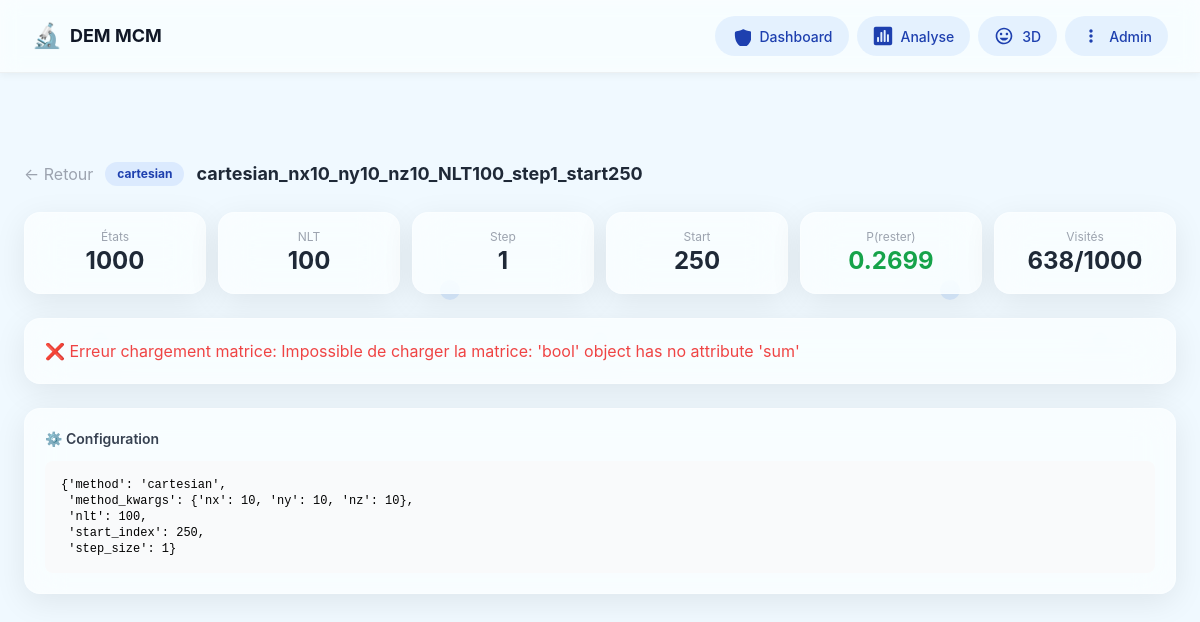
The page /experiments/2/ on the database its author committed.
### markov/models.py (models this page shows, shortened)
class Experiment(models.Model):
    folder_name = models.CharField(
        max_length=300, unique=True, db_index=True,
        help_text="Nom du dossier dans le bucket HF"
    )
    partition_method = models.ForeignKey(
        PartitionMethod, on_delete=models.CASCADE,
        related_name="experiments"
    )
    nlt = models.IntegerField(
        "Learning Time (NLT)",
        validators=[MinValueValidator(1)],
        help_text="Nombre de paires de snapshots pour l'apprentissage"
    )
    step_size = models.IntegerField(
        "Pas temporel (step)",
        default=1,
        validators=[MinValueValidator(1)],
        help_text="Intervalle entre deux snapshots d'une paire"
    )
    start_index = models.IntegerField(
        "Index de départ",
        default=0,
        help_text="Premier fichier DEM utilisé"
    )
    n_states = models.IntegerField("Nombre d'états", default=0)
    n_timesteps_used = models.IntegerField("Timesteps effectifs", default=0)
    created_at = models.DateTimeField(auto_now_add=True)
    bucket_path = models.CharField(max_length=500, blank=True)
    raw_config = models.JSONField(default=dict, blank=True)
    raw_stats = models.JSONField(default=dict, blank=True)
    class Meta:
        ordering = ["-created_at"]
        verbose_name = "Expérience"
        indexes = [
            models.Index(fields=["nlt"]),
            models.Index(fields=["step_size"]),
            models.Index(fields=["start_index"]),
            models.Index(fields=["n_states"]),
        ]

class PartitionMethod(models.Model):
    METHODS = [
        ("cartesian", "Cartésien"),
        ("cylindrical", "Cylindrique"),
        ("voronoi", "Voronoï (K-means)"),
        ("quantile", "Quantile (équi-pop)"),
        ("octree", "Octree adaptatif"),
        ("physics", "Physics-aware"),
    ]
    name = models.CharField(max_length=50, choices=METHODS, db_index=True)
    description = models.TextField(blank=True)
    parameters = models.JSONField(
        default=dict,
        help_text="Paramètres du partitionneur (nx, ny, nz, nr, ntheta, n_cells, ...)"
    )
    label = models.CharField(max_length=200, unique=True, db_index=True)
    n_cells = models.IntegerField(default=0)
    n_cells_visited = models.IntegerField(default=0, blank=True)
    population_mean = models.FloatField(null=True, blank=True)
    population_std = models.FloatField(null=True, blank=True)
    population_cv = models.FloatField(
        null=True, blank=True,
        help_text="Coefficient de variation = std/mean (plus petit = mieux)"
    )
    created_at = models.DateTimeField(auto_now_add=True)
    class Meta:
        ordering = ["name", "n_cells"]
        verbose_name = "Méthode de partitionnement"

class TransitionMatrix(models.Model):
    experiment = models.OneToOneField(
        Experiment, on_delete=models.CASCADE,
        related_name="matrix"
    )
    diagonal_mean = models.FloatField(
        "P(rester) moyen",
        help_text="Moyenne de la diagonale de P"
    )
    diagonal_std = models.FloatField("σ diagonale", default=0)
    diagonal_min = models.FloatField("Min diagonale", default=0)
    diagonal_max = models.FloatField("Max diagonale", default=0)
    row_sum_min = models.FloatField("Min Σ lignes", default=0)
    row_sum_max = models.FloatField("Max Σ lignes", default=0)
    row_sum_mean = models.FloatField("Moy Σ lignes", default=0)
    row_sum_std = models.FloatField("σ Σ lignes", default=0)
    col_sum_min = models.FloatField("Min Σ colonnes", default=0)
    col_sum_max = models.FloatField("Max Σ colonnes", default=0)
    col_sum_mean = models.FloatField("Moy Σ colonnes", default=0)
    n_states_visited = models.IntegerField("États visités", default=0)
    n_states_empty = models.IntegerField("États vides", default=0)
    fraction_visited = models.FloatField("Fraction visitée", default=0)
    eigenvalue_2 = models.FloatField(
        "|λ₂|", null=True, blank=True,
        help_text="2ème plus grande valeur propre (vitesse de mélange)"
    )
    spectral_gap = models.FloatField(
        "Gap spectral", null=True, blank=True,
        help_text="1 - |λ₂| (plus grand = mélange plus rapide)"
    )
    matrix_bucket_path = models.CharField(
        max_length=500,
        help_text="Chemin vers transition_matrix.npy dans le bucket"
    )
    class Meta:
        verbose_name = "Matrice de transition"
    def load_matrix(self):
        from bucket_io import load_matrix_from_bucket
        return load_matrix_from_bucket(self.matrix_bucket_path)

### markov/views.py (the view)
# urls.py: path("experiments/<int:pk>/", views.experiment_detail, name="experiment_detail"),
def experiment_detail(request, pk):
    experiment = get_object_or_404(
        Experiment.objects.select_related("partition_method", "matrix"), pk=pk
    )
    matrix_data = _load_matrix_for_experiment(experiment)
    if matrix_data.get("error"):
        try:
            import sys
            from pathlib import Path
            sys.path.insert(0, str(Path(__file__).resolve().parent.parent.parent))
            from bucket_io import load_matrix_from_bucket
            if experiment.matrix and experiment.matrix.matrix_bucket_path:
                P = load_matrix_from_bucket(experiment.matrix.matrix_bucket_path)
                metrics = _compute_matrix_metrics(P)
                diag = np.diag(P)
                row_sums = P.sum(axis=1)
                col_sums = P.sum(axis=0)
                matrix_data = {
                    "matrix": P,
                    "diagonal": diag.tolist(),
                    "row_sums": row_sums.tolist(),
                    "col_sums": col_sums.tolist(),
                    "heatmap": P.tolist(),
                    "shape": list(P.shape),
                    "error": None,
                    **metrics,
                }
        except Exception as e:
            matrix_data = {"error": f"Impossible de charger la matrice: {str(e)}"}
    rsd_data = None
    if matrix_data.get("matrix") is not None:
        n_steps = int(request.GET.get("n_steps", 200))
        rsd_data = _compute_rsd_from_matrix(matrix_data["matrix"], n_steps)
    rsd_results = experiment.rsd_results.all()
    return render(request, "markov/experiment_detail.html", {
        "experiment": experiment,
        "matrix_data": {k: v for k, v in matrix_data.items() if k != "matrix"},
        "rsd_data": json.dumps(rsd_data) if rsd_data else "null",
        "rsd_results": rsd_results,
        "n_steps": int(request.GET.get("n_steps", 200)),
    })

### markov/views.py (called while the page is built)
def _load_matrix_for_experiment(experiment):
    try:
        P = experiment.matrix.load_matrix()
        metrics = _compute_matrix_metrics(P)
        diag = np.diag(P)
        row_sums = P.sum(axis=1)
        col_sums = P.sum(axis=0)
        return {
            "matrix": P,
            "diagonal": diag.tolist(),
            "row_sums": row_sums.tolist(),
            "col_sums": col_sums.tolist(),
            "heatmap": P.tolist(),
            "shape": list(P.shape),
            "error": None,
            **metrics,  # Inclure tous les metrics
        }
    except Exception as e:
        return {"error": str(e)}

### markov/templates/markov/experiment_detail.html (shortened to what this page needs)
{% extends "markov/base.html" %}
{% block content %}
<div class="fade-in">
    <div class="flex items-center gap-3 mb-6">
        <a href="{% url 'markov:experiment_list' %}" class="text-gray-400 hover:text-blue-500">← Retour</a>
        <span class="px-3 py-1 rounded-full text-xs font-bold method-{{ experiment.partition_method.name }}">
            {{ experiment.partition_method.name }}
        </span>
        <h2 class="text-lg font-bold text-gray-800">{{ experiment.folder_name }}</h2>
    </div>
    <div class="grid grid-cols-2 md:grid-cols-4 lg:grid-cols-6 gap-3 mb-6">
        <div class="glass-card p-4 text-center">
            <div class="text-xs text-gray-400">États</div>
            <div class="text-2xl font-bold text-gray-800">{{ experiment.n_states }}</div>
        </div>
        <div class="glass-card p-4 text-center">
            <div class="text-xs text-gray-400">NLT</div>
            <div class="text-2xl font-bold text-gray-800">{{ experiment.nlt }}</div>
        </div>
        <div class="glass-card p-4 text-center">
            <div class="text-xs text-gray-400">Step</div>
            <div class="text-2xl font-bold text-gray-800">{{ experiment.step_size }}</div>
        </div>
        <div class="glass-card p-4 text-center">
            <div class="text-xs text-gray-400">Start</div>
            <div class="text-2xl font-bold text-gray-800">{{ experiment.start_index }}</div>
        </div>
        {% if experiment.matrix %}
        <div class="glass-card p-4 text-center">
            <div class="text-xs text-gray-400">P(rester)</div>
            <div class="text-2xl font-bold text-green-600">{{ experiment.matrix.diagonal_mean|floatformat:4 }}</div>
        </div>
        <div class="glass-card p-4 text-center">
            <div class="text-xs text-gray-400">Visités</div>
            <div class="text-2xl font-bold text-gray-800">
                {{ experiment.matrix.n_states_visited }}/{{ experiment.n_states }}
            </div>
        </div>
        {% endif %}
    </div>
    {% if matrix_data and not matrix_data.error %}
    <div class="glass-card p-6 mb-6">
        <h3 class="text-lg font-bold text-gray-800 mb-4">📊 Indicateurs Clés</h3>
        {% if experiment.matrix %}
        <div class="grid grid-cols-1 md:grid-cols-2 lg:grid-cols-4 gap-4">
            <div class="p-4 bg-white rounded-lg border border-gray-200">
                <div class="text-xs font-semibold text-gray-600 mb-1">P(rester) — Diagonale</div>
                <div class="text-2xl font-bold text-green-700">{{ matrix_data.diag_mean|floatformat:4 }}</div>
                <div class="text-xs text-gray-500 mt-1">±{{ matrix_data.diag_std|floatformat:4 }}</div>
                <div class="text-xs text-gray-400 mt-2">[{{ matrix_data.diag_min|floatformat:3 }}, {{ matrix_data.diag_max|floatformat:3 }}]</div>
                <div class="text-xs text-gray-600 mt-2 leading-tight">Idéalement 0.5-0.9. Mesure la probabilité de rester dans la même cellule.</div>
            </div>
            <div class="p-4 bg-white rounded-lg border border-gray-200">
                <div class="text-xs font-semibold text-gray-600 mb-1">Σ Lignes — Normalisation</div>
                <div class="text-2xl font-bold text-blue-700">{{ matrix_data.row_sum_mean|floatformat:4 }}</div>
                <div class="text-xs text-gray-500 mt-1">σ={{ matrix_data.row_sum_std|floatformat:4 }}</div>
                <div class="text-xs text-gray-400 mt-2">[{{ matrix_data.row_sum_min|floatformat:3 }}, {{ matrix_data.row_sum_max|floatformat:3 }}]</div>
                <div class="text-xs text-gray-600 mt-2 leading-tight">Idéalement 1.0. Mesure si la matrice est stochastique.</div>
            </div>
            <div class="p-4 bg-white rounded-lg border border-gray-200">
                <div class="text-xs font-semibold text-gray-600 mb-1">États Visitées</div>
                <div class="text-2xl font-bold text-purple-700">{{ matrix_data.fraction_visited|floatformat:1 }}%</div>
                <div class="text-xs text-gray-500 mt-1">{{ matrix_data.n_visited }}/{{ matrix_data.shape.0 }} états</div>
                <div class="text-xs text-gray-400 mt-2">—</div>
                <div class="text-xs text-gray-600 mt-2 leading-tight">Idéalement ≈100%. Fraction d'états accessibles.</div>
            </div>
            <div class="p-4 bg-white rounded-lg border border-gray-200">
                <div class="text-xs font-semibold text-gray-600 mb-1">Spectral Gap</div>
                <div class="text-2xl font-bold {% if matrix_data.spectral_gap > 0.3 %}text-green-700{% elif matrix_data.spectral_gap > 0.1 %}text-yellow-700{% else %}text-red-700{% endif %}">
                    {{ matrix_data.spectral_gap|floatformat:4 }}
                </div>
                <div class="text-xs text-gray-500 mt-1">λ₂={{ matrix_data.eigenvalue_2|floatformat:4 }}</div>
                <div class="text-xs text-gray-400 mt-2">—</div>
                <div class="text-xs text-gray-600 mt-2 leading-tight">Idéalement >0.3. Plus grand = convergence plus rapide.</div>
            </div>
        </div>
        {% endif %}
    </div>
        <div class="glass-card p-5">
            <h3 class="text-sm font-semibold text-gray-700 mb-3">🔥 Matrice de transition P</h3>
            <div id="chart-heatmap" style="height:400px;"></div>
        </div>
        <div class="glass-card p-5">
            <h3 class="text-sm font-semibold text-gray-700 mb-3">📊 Diagonale de P</h3>
            <div id="chart-diagonal" style="height:400px;"></div>
        </div>
        <div class="glass-card p-5">
            <h3 class="text-sm font-semibold text-gray-700 mb-3">📏 Somme des lignes</h3>
            <div id="chart-rowsums" style="height:400px;"></div>
        </div>
        <div class="glass-card p-5">
            <h3 class="text-sm font-semibold text-gray-700 mb-3">🌈 Valeurs propres</h3>
            <div id="chart-eigenvalues" style="height:400px;"></div>
        </div>
    </div>
    {% elif matrix_data.error %}
    <div class="glass-card p-5 mb-6">
        <p class="text-red-500">❌ Erreur chargement matrice: {{ matrix_data.error }}</p>
    </div>
    {% endif %}
    <div class="glass-card p-5">
        <h3 class="text-sm font-semibold text-gray-700 mb-3">⚙️ Configuration</h3>
        <pre class="bg-gray-50 rounded-lg p-4 text-xs overflow-auto max-h-64">{{ experiment.raw_config|pprint }}</pre>
    </div>
</div>
{% endblock %}

### markov/templates/markov/base.html (style rules this page uses)
body { margin: 0; padding: 0; font-family: -apple-system, BlinkMacSystemFont, 'Segoe UI', sans-serif; background-size: 500px; background-attachment: fixed; }
.glass-card { background: rgba(255, 255, 255, 0.65); backdrop-filter: blur(20px) saturate(180%); -webkit-backdrop-filter: blur(20px) saturate(180%); border: 1px solid rgba(255, 255, 255, 0.3); border-radius: 16px; box-shadow: 0 8px 32px rgba(0, 0, 0, 0.08); transition: all 0.3s ease; }
.method-cartesian { background: #dbeafe; color: #1e40af; }
.fade-in { animation: fadeIn 0.3s ease-in; }

### rows shown on the page
Experiment: partition_method.name "cartesian", folder_name "cartesian_nx10_ny10_nz10_NLT100_step1_start250", n_states "1000", nlt "100", step_size "1", start_index "250", matrix.diagonal_mean "0.2699", matrix.n_states_visited "638", raw_config|pprint "{'method': 'cartesian', 'method_kwargs': {'nx': 10, 'ny': 10, 'nz': 10}, 'nlt': 100, 'start_index': 250, 'step_size': 1}"

### other values the page prints
{{ matrix_data.error }} "Impossible de charger la matrice: 'bool' object has no attribute 'sum'"
